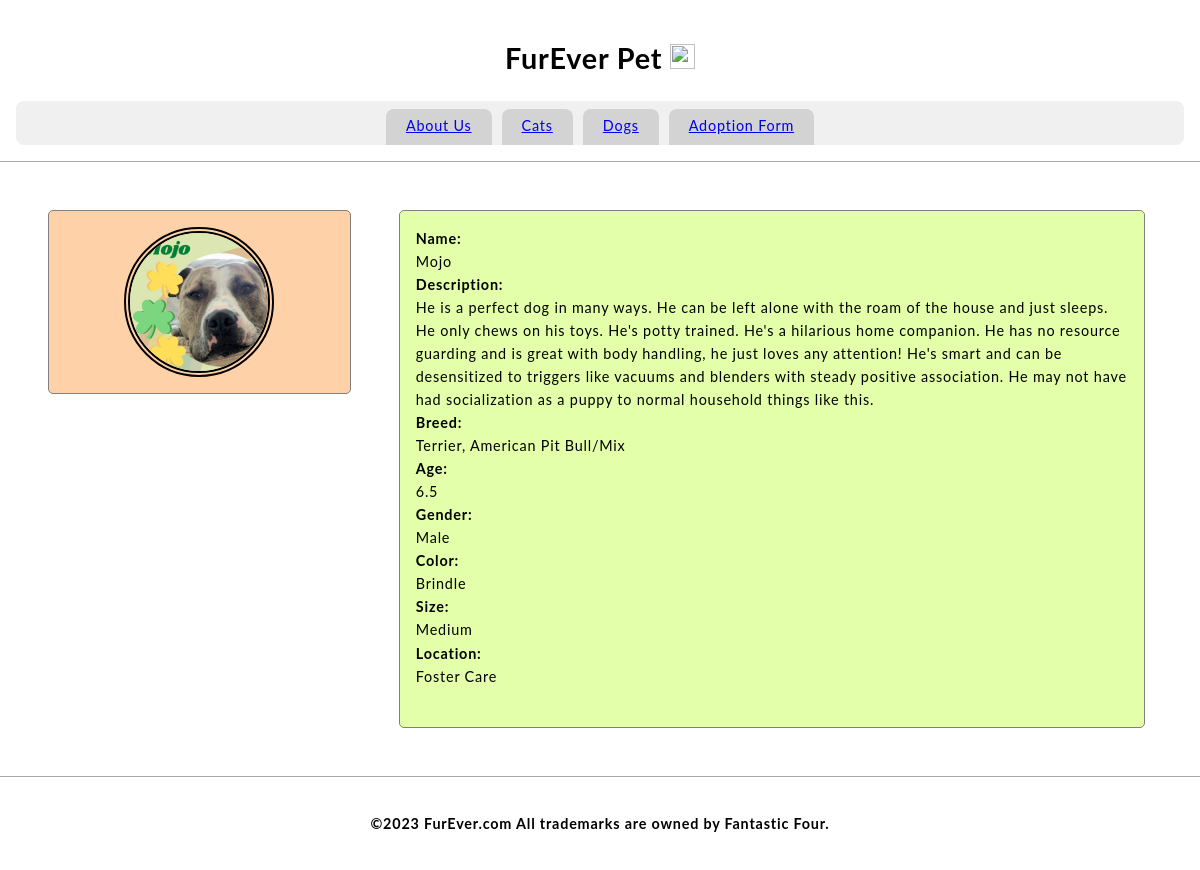
The page /dog_36636186 on the database its author committed.
### tables this page shows
CREATE TABLE Dog(id int, name varchar(45), description varchar(1000), breed varchar(20), age float, gender varchar(10),color varchar(10),size varchar(10), location varchar(10), primary key (id));

### Furever.py (the view)
@app.route('/dog_36636186')
def dog_366():
    c.execute("SELECT name, description, breed, age, gender, color, size, location FROM Dog")
    myresult = c.fetchall()[0]
    name, description, breed, age, gender, color, size, location = myresult
    return render_template('dog_36636186.html',name=name, description=description, breed=breed, age=age, gender=gender, color=color,size=size, location=location)

### prefix.py (called while the page is built)
    def __call__(self, environ, start_response):
        return self.app(environ, start_response)

### templates/dog_36636186.html (shortened to what this page needs)
<!DOCTYPE>
<html>
    <head>
        <link href="static/style.css" type="text/css" rel="stylesheet"/>
    </head>
    <body>
        <header>
            <h1 class="title">FurEver Pet <img src="static/logo.png" width=25px height=25px/></h1>
            <nav>
                <a class="nav-anchor" href="aboutus">About Us</a>
                <a class="nav-anchor" href="cats">Cats</a>
                <a class="nav-anchor" href="dogs">Dogs</a>
                <a class="nav-anchor" href="adoptionform">Adoption Form</a>
            </nav>
        </header>
        <main>
            <aside>
                <div class="aside-div">
                    <img src="36636186.jpg"/ width= 150px height = 150px>
                </div>
            </aside>
            <section>
                <article class="article-div">
                          <b>Name:</b>
                    <br>
                    {{name}}
                    <br>
                    <b>Description:</b>
                    <br>
                    {{description}}
                    <br>
                    <b>Breed:</b>
                    <br>
                    {{breed}}
                    <br>
                    <b>Age:</b>
                    <br>
                    {{age}}
                    <br>
                    <b>Gender:</b>
                    <br>
                    {{gender}}
                    <br>
                    <b>Color:</b>
                    <br>
                    {{color}}
                    <br>
                    <b>Size:</b>
                    <br>
                    {{size}}
                    <br>
                    <b>Location:</b>
                    <br>
                    {{location}}
                    <br>
                    <br>
                </article>
            </section>
        </main>
        <footer>
            <h4 class="title">©2023 FurEver.com All trademarks are owned by Fantastic Four.</h4>
        </footer>
    </body>
</html>

### static/style.css (style rules this page uses)
* { box-sizing: border-box; }
body { height: 100vh; width: 100vw; display: flex; flex-direction: column; font-family: 'Lato', sans-serif; margin: 0; font-size: 0.9rem; line-height: 1.6; letter-spacing: 0.05rem; }
header { justify-content: center; background-color: #C2CADO; padding: 1rem; }
.title { text-align: center; background-color: white; }
nav { background-color: #F0F0F0; display: flex; justify-content: center; border-radius: 0.5rem; padding-top: 0.5rem; }
nav a { cursor:pointer; background-color:lightgray; margin: 0 5px; padding:5px 20px; border-bottom: 0.2rem solid lightgray; border-top-left-radius: 0.5rem; border-top-right-radius: 0.5rem; }
main { padding: 1rem; background-color: white; overflow-y: auto; display: flex; #flex-direction: column; justify-content: center; align-items: start; border-top:solid 1px darkgray; border-bottom:solid 1px darkgray; }
aside { width: 30vw; display: flex; flex-direction: column; justify-content: space-evenly; padding: 1rem; }
.aside-div { background-color: #FFD1A9; min-height: 150px; margin: 1rem; width: 95%; overflow-y: auto; padding:1rem; border-radius:5px; border:1px solid gray; display: flex; justify-content: center; align-items: center; }
.aside-div img { border-radius: 75px; border: 6px double; }
section { width: 70vw; display: flex; flex-direction: column; justify-content: space-evenly; padding: 1rem; }
.article-div { background-color: #E4FFA9; min-height: 150px; margin: 1rem; width: 95%; overflow-y: auto; padding:1rem; border-radius:5px; border:1px solid gray; }
footer { #position: fixed; #bottom: 0; background-color: white; justify-content: center; padding: 1rem; width: 100%; }

### rows shown on the page
Dog: name "Mojo", description "He is a perfect dog in many ways. He can be left alone with the roam of the house and just sleeps. He only chews on his toys. He's potty trained. He's a hilarious home companion. He has no resource guarding and is great with body handling, he just loves any attention! He's smart and can be desensitized to triggers like vacuums and blenders with steady positive association. He may not have had socialization as a puppy to normal household things like this.", breed "Terrier, American Pit Bull/Mix", age "6.5", gender "Male", color "Brindle", size "Medium", location "Foster Care"
